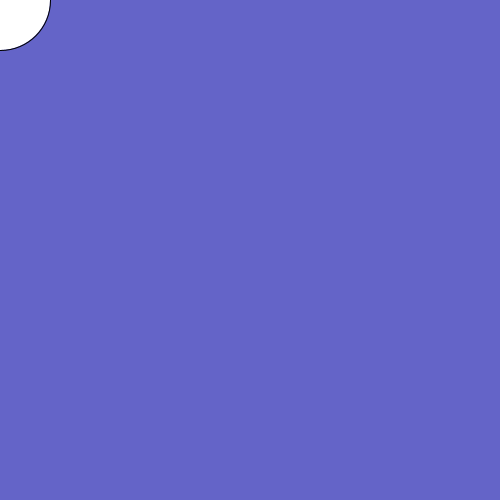
Frame 1 (no input)
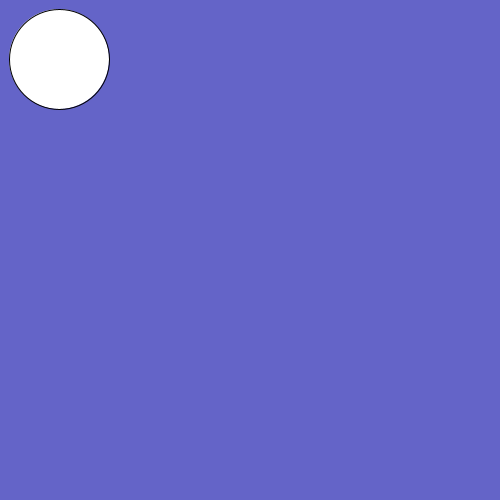
Frame 60 (the mouse pressed at the canvas centre just before this capture)
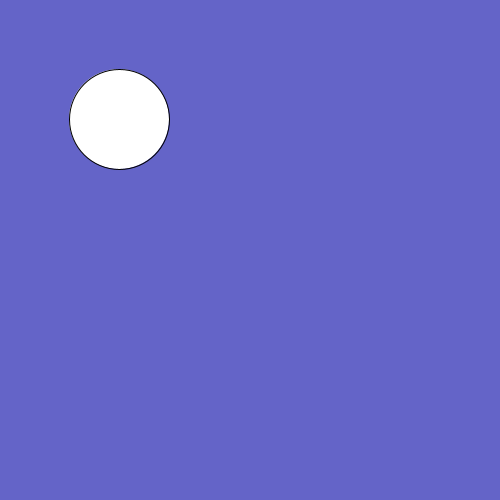
Frame 120 (the mouse held since frame 60 and released just before this capture)

The Processing sketch that drew these frames (run headless with seeded random() and noise(); from frame 60 on, the mouse is pressed at the canvas centre):

// Processing sketch: diagonal_circle
// ── diagonal_circle.pde
void setup() {
  // Set display size
  size(500, 500);
  
  frameRate(60);
}

float object_1 = 0;

void draw() {
  // Set background
  background(100, 100, 200);
  
  ellipse(object_1, object_1, 100, 100);
  
  object_1 = object_1 + 1;
}
